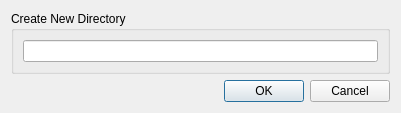
<?xml version="1.0" encoding="UTF-8"?>
<ui version="4.0">
 <class>CreateDirectoryDialog</class>
 <widget class="QDialog" name="CreateDirectoryDialog">
  <property name="geometry">
   <rect>
    <x>0</x>
    <y>0</y>
    <width>401</width>
    <height>99</height>
   </rect>
  </property>
  <property name="windowTitle">
   <string>Dialog</string>
  </property>
  <layout class="QVBoxLayout" name="verticalLayout_2">
   <item>
    <widget class="QGroupBox" name="groupBox">
     <property name="title">
      <string>Create New Directory</string>
     </property>
     <layout class="QVBoxLayout" name="verticalLayout">
      <item>
       <widget class="QLineEdit" name="lineEdit"/>
      </item>
     </layout>
    </widget>
   </item>
   <item>
    <widget class="QDialogButtonBox" name="buttonBox">
     <property name="orientation">
      <enum>Qt::Horizontal</enum>
     </property>
     <property name="standardButtons">
      <set>QDialogButtonBox::Cancel|QDialogButtonBox::Ok</set>
     </property>
    </widget>
   </item>
  </layout>
 </widget>
 <resources/>
 <connections>
  <connection>
   <sender>buttonBox</sender>
   <signal>accepted()</signal>
   <receiver>CreateDirectoryDialog</receiver>
   <slot>accept()</slot>
   <hints>
    <hint type="sourcelabel">
     <x>248</x>
     <y>254</y>
    </hint>
    <hint type="destinationlabel">
     <x>157</x>
     <y>274</y>
    </hint>
   </hints>
  </connection>
  <connection>
   <sender>buttonBox</sender>
   <signal>rejected()</signal>
   <receiver>CreateDirectoryDialog</receiver>
   <slot>reject()</slot>
   <hints>
    <hint type="sourcelabel">
     <x>316</x>
     <y>260</y>
    </hint>
    <hint type="destinationlabel">
     <x>286</x>
     <y>274</y>
    </hint>
   </hints>
  </connection>
 </connections>
</ui>
